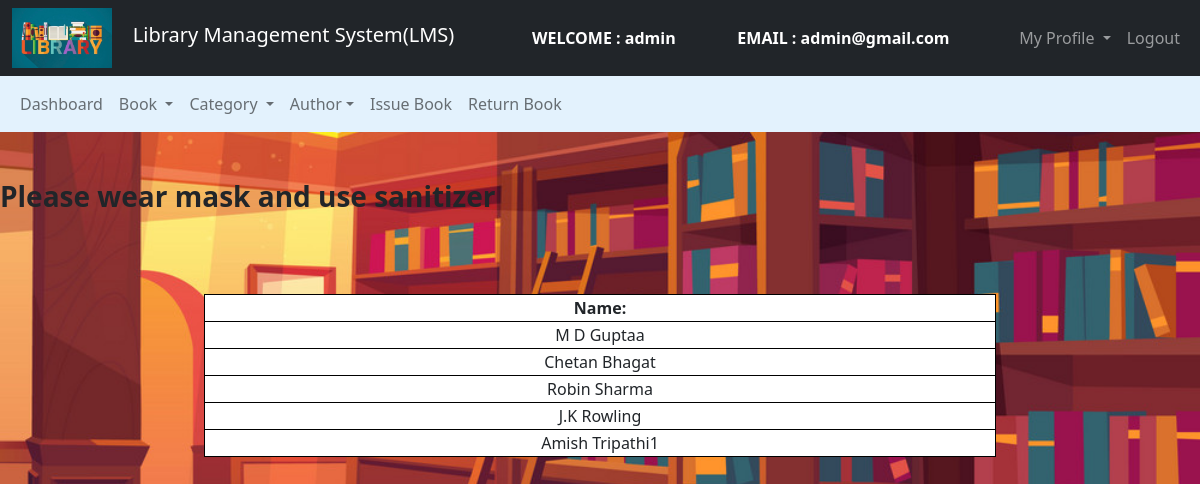
Screenshot of /Admin/Author/regauth.php (signed in) with the database file from the repository.
### tables this page shows
CREATE TABLE `authors` (
  `author_id` int(11) NOT NULL,
  `author_name` varchar(250) NOT NULL
);

### Admin/Author/regauth.php (the view, shortened to what this page needs)
<?php
$connection = mysqli_connect("localhost", "root", "");
$query = "select * from authors";
?>
<!DOCTYPE html>
<html>
<head>
    <link href="https://cdn.jsdelivr.net/npm/bootstrap@5.0.0-beta2/dist/css/bootstrap.min.css" rel="stylesheet">
</head>
<body>
    <nav class="navbar navbar-expand-lg navbar-dark bg-dark">
        <div class="container-fluid">
            <div class="navbar-header">
                <img src="../images/abc1.jpeg" width="100" height="60"> &nbsp &nbsp
                <a class="navbar-brand" href="../admin_dashboard.php">Library Management System(LMS)</a>
            </div>
            <font style="color: white">
                <span>
                    <strong>
                        WELCOME : <?php echo $_SESSION['name']; ?></strong>
                </span>
            </font>
            <font style="color: white">
                <span>
                    <strong>
                        EMAIL : <?php echo $_SESSION['email']; ?></strong>
                </span>
            </font>
            <ul class="nav navbar-nav navbar-right">
                <li class="nav-item dropdown">
                    <a class="nav-link dropdown-toggle" data-toggle="dropdown">
                        My Profile
                    </a>
                </li>
                <li class="nav-item"><a class="nav-link" href="../../logout.php">
                        Logout
                    </a></li>
            </ul>
        </div>
    </nav>
    <nav class="navbar navbar-expand-lg navbar-light" style="background-color: #e3f2fd">
        <div class="container-fluid">
            <ul class="nav navbar-nav navbar-center">
                <li class="nav-item">
                    <a href="../admin_dashboard.php" class="nav-link">
                        Dashboard
                    </a>
                </li>
                <li class="nav-item dropdown ">
                    <a class="nav-link dropdown-toggle" data-toggle="dropdown"> Book
                    </a>
                </li>
                <li class="nav-item dropdown ">
                    <a class="nav-link dropdown-toggle" data-toggle="dropdown"> Category </a>
                </li>
                <li class="nav-item dropdown ">
                    <a class="nav-link dropdown-toggle" data-toggle="dropdown"> Author</a>
                </li>
                <li class="nav-item">
                    <a href="../Book/issue_book.php" class="nav-link">
                        Issue Book</a>
                </li>
                <li class="nav-item">
                    <a href="../Book/return_book.php" class="nav-link">
                        Return Book</a>
                </li>
            </ul>
        </div>
    </nav>
    <br><br>
    <?php include '../../header.php'; ?><br><br>
    <div class="row">
        <div class="col-md-2"></div>
        <div class="col-md-8">
            <form>
                <table class="table-bordered" width="900px" style="text-align:center">
                    <tr>
                        <th>Name:</th>
                    </tr>
                    <?php
                    $query_run = mysqli_query($connection, $query);
                    while ($row = mysqli_fetch_assoc($query_run)) {
                        $aut_name = $row['author_name'];
                    ?>
                        <tr>
                            <td><?php echo $aut_name; ?></td>
                        </tr>
                    <?php
                    }
                    ?>
                </table>
            </form>
        </div>
        <div class="col-md-2"></div>
    </div>
</body>
</html>

### Admin/Author/regauth.php (style rules this page uses)
body { background-image: url("../images/xyz3.jpg"); background-repeat: no-repeat; background-size: cover; background-color: #cccccc; }
table { width: 100%; border: #000000; background-color: white; }
.col-md-8 { overflow-x: auto; height: 400px; }

### rows the page displays
authors: author_name "M D Guptaa"
authors: author_name "Chetan Bhagat"
authors: author_name "Robin Sharma"
authors: author_name "J.K Rowling"
authors: author_name "Amish Tripathi1"

### other values shown
$_SESSION['name'] "admin"
$_SESSION['email'] "admin@gmail.com"
